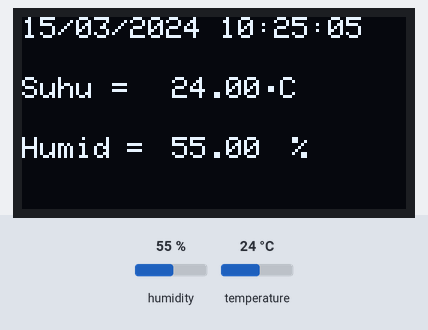
Simulated run of this sketch. Board: ESP32. Parts: 128×64 one-colour display. The inputs (shaded band) are chosen by the test bench; at power-on: humidity 55 %, temperature 24 °C. The local clock reads 2024-03-15 10:24:30 at power-on unless the sketch sets it; storage starts empty; what the sketch prints to the serial monitor is not drawn.

Above: at 15.4 s.
15.5 s: humidity set to 22 %
At 18.4 s:
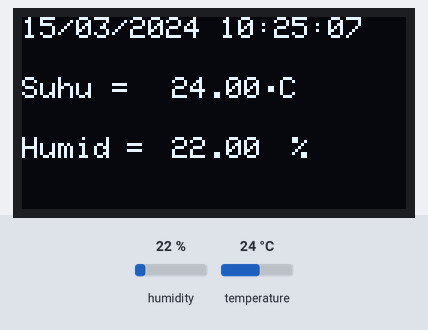
19.2 s: temperature set to 12 °C
At 20.8 s:
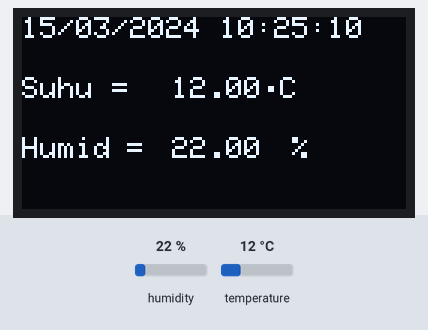
21.8 s: humidity set to 40 %
At 23.0 s:
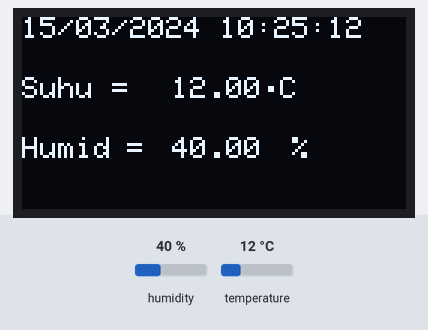
25.3 s: temperature set to 19 °C
At 27.9 s:
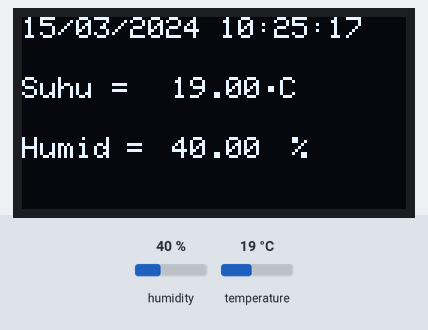
Timing chart, 0 to 29.4 s (numbered marks = the images above; inputs shaded):
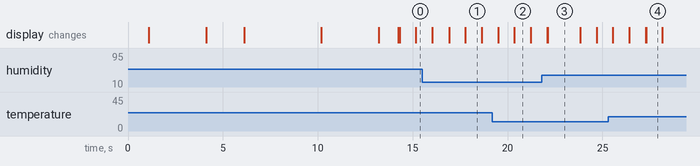

The sketch:

y.ino
```cpp
#include <SD.h>                //Library Micro SD
#include <FS.h>                //Library Micro SD
#include <Wire.h>              //Library komunikasi I2C
#include "RTClib.h"            //library RTC
#include "variabel.h"          //Variabel data tanggal
#include <Adafruit_GFX.h>      //Library mengelolah tampilan Oled
#include <Adafruit_SSD1306.h>  //Library mengelolah tampilan Oled
#include "DHT.h"               //Library sensor Dht 22

#define SCREEN_WIDTH 128                                                   //Panjang Oled
#define SCREEN_HEIGHT 64                                                   //Lebar Oled
#define OLED_RESET -1                                                      //pin reset untuk layar OLED
#define DHT21_PIN 33                                                       //Pin DHT 21
#define SCREEN_ADDRESS 0x3C                                                //Alamat komunikasi I2C
#define LOGO_HEIGHT 128                                                    //Ukuran panjang logo pada oled
#define LOGO_WIDTH 64                                                      //Ukuran Lebar logo pada oled
RTC_DS3231 rtc;                                                            //Objek RTC
File myFile;                                                               //Objek MICRO SD
DHT dht21(DHT21_PIN, DHT21);                                               //Inisiasi Objek DHT 21
Adafruit_SSD1306 display(SCREEN_WIDTH, SCREEN_HEIGHT, &Wire, OLED_RESET);  // mendefinisikan dimensi layar OLED (128x64 piksel)

void setup() {
  Serial.begin(115200);  //Memulai komunikasi Serial
  intOled();             //Menghubungkan ke oled
  logo();                //Menampilkan Logo pada oled
  intMicroSD();          //Menghubungkan Ke MicroSD
  intRtc();              //Menghubungkan ke RTC
  delay(1000);

  display.clearDisplay();               //Bersihkan Layar Oled
  display.setTextSize(1);               //Ukuran teks Pada Oled
  display.setTextColor(SSD1306_WHITE);  //Warna Pada Teks Oled

  ambilWaktu();                //Mengambil waktu
  tampilWaktu();               //Menampilkan waktu
  display.setCursor(0, 20);    //Atur posisi teks pada oled
  display.println(F("Suhu"));  //menampilkan SUHU
  display.setCursor(30, 20);   //Atur posisi teks pada oled
  display.println(F("="));     //menampilkan =
  display.setCursor(100, 20);  //Atur posisi Teks pada Oled
  display.println(F("°C"));    //menampilkan °C pada oled

  //display.setCursor(60, 20);
  //display.println(humi);

  display.setCursor(0, 40);     //Atur posisi teks pada oled
  display.println(F("Humid"));  //menampilkan Humid
  display.setCursor(35, 40);    //Atur posisi teks pada oled
  display.println(F("="));      //menampilkan =
  display.setCursor(100, 40);   //Atur posisi teks pada oled
  display.println(F("%"));      //menampilkan %
  display.display();            //Tampilkan semuanya
}

void loop() {
  // ambilWaktu();
  simpanDatawaktu();
  // ambilDatawaktu();
  sensorDHT();    //Membaca sensor DHT
  tampilWaktu();  //Menampilkan waktu
  tampilkanSuhu();
  delay(800);  //jeda 0,2 detik
}
```

Oled.ino
```cpp
//Memulai Komunikasi Pada Oled
void intOled() {
  if (!display.begin(SSD1306_SWITCHCAPVCC, SCREEN_ADDRESS)) {  //mencoba Komunikasi oled dan alamat I2C
    Serial.println(F("SSD1306 allocation failed"));            //Jika inisiasi gagal maka akan menampilkan
    for (;;)                                                   //tidak akan berlanjut lagi(oled terjebak disini)
      ;
  }
  display.clearDisplay();  //membersihkan oled
  delay(1000);             //jeda selama 1 detik
}

void tampilWaktu() {
  DateTime now = rtc.now() + TimeSpan(0, 0, 0, 20);  // Ambil waktu saat ini dari RTC
  display.fillRect(0, 0, 128, 10, BLACK);            //Membuat garis atas layar kosong,koordinat x=0, y=0 hingga lebar 128 pixel dan tinggi 10 pixel
  display.setTextSize(1);                            //Ukuran Teks pada oled
  display.setTextColor(SSD1306_WHITE);               //mengatur warna teks
  sprintf(tanggal, "%02d/%02d/%04d %02d:%02d:%02d",  //format tanggal (MM/DD/YYYY HH:MM:SS)
          now.day(), now.month(), now.year(),        // Nilai-nilai yang diambil dari objek datetime (now)
          now.hour(), now.minute(), now.second());   //
  display.setCursor(0, 0);                           // Atur posisi kursor text pada oled
  display.println(tanggal);                          //menampilkan tanggal pada oled
  display.display();                                 // Tampilkan semua di layar
}

void tampilkanSuhu() {
  float humi = dht21.readHumidity();                             // Membaca humidity
  float tempC = dht21.readTemperature();                         //Membaca Temperatur
  display.fillRect(50, 20, SCREEN_WIDTH, SCREEN_HEIGHT, BLACK);  //Membuat garis atas layar kosong
  display.setTextSize(1);                                        //Mengatur Posisi text
  display.setTextColor(WHITE);                                   //Mengatur warna text
// Display Temperature
  display.setCursor(50, 20);                                     //Atur posisi teks pada oled
  display.println(tempC);                                        //menampilkan SUHU
  display.setCursor(80, 20);                                     //Atur posisi Teks pada Oled
  display.write(248);                                            //Menampilkan karakter derajat
  display.println("C");                                          //Menampilkan C pada oled
  //display.println("°C");                                      //menampilkan °C pada oled
  // Display Humidity
  display.setCursor(50, 40);  //Atur posisi teks pada oled
  display.println(humi);      //menampilkan SUHU
  display.setCursor(90, 40);  //Atur posisi teks pada oled
  display.println(F("%"));    //menampilkan %
  display.display();          //Tampilkan semuanya
}

void logo() {
  display.begin(SSD1306_SWITCHCAPVCC, 0x3C);                   //Menginisialisasi layar OLED
  display.clearDisplay();                                      //Membersihkan tampilan oled
  display.drawBitmap((128 - 62) / 2, 0, myBitmap, 62, 64, 1);  //Menggambar bitmap dengan posisi ditengah
  display.display();                                           //Menampilkan semua pada oled
  delay(3000);                                                 //jeda selama 3detik
  display.clearDisplay();                                      //Membersihkan layar pada oled
  display.setTextSize(2);                                      //ukuran text pada oled
  display.setTextColor(SSD1306_WHITE);                         //Mengatur warna pada teks
  display.setCursor(0, 0);                                     //atur posisi pada oled
  display.println(F("DATA LOGER"));                            //tampilkan
  display.display();                                           //Menampilkan semua pada oled
  delay(2000);                                                 //jeda selama 3detik
  display.clearDisplay();                                      //Membersihkan layar pada oled
  display.setTextSize(2);                                      //ukuran text pada oled
  display.setCursor(30, 10);                                   //atur posisi pada oled
  display.println(F("HEAT"));                                  //tampilkan
  display.setCursor(20, 30);                                   //atur posisi pada oled
  display.println(F("HUNTER"));                                //tampilkan
  display.display();                                           //menampilkan pada oled
  delay(2000);                                                 //jeda selama 2 detik
}
```

SensorDHT.ino
```cpp
void sensorDHT() {
  dht21.begin();                          // menginisialisasi sensor DHT21
  float humi = dht21.readHumidity();      // membaca nilai kelembapan dari sensor
  float tempC = dht21.readTemperature();  // membaca suhu dari sensor dalam derajat Celsius
  //memeriksa apakah pembacaan kelembapan atau suhu menghasilkan nilai
  if (isnan(humi) || isnan(tempC)) {
    Serial.println("Failed to read from DHT21 sensor!");  //satu dari pembacaan gagal maka akan mencetak di serial monitor
  } else {
    Serial.print("DHT21# Humidity: "); //Menampilkan kelembapan pada serial monitor
    Serial.print(humi);                //Menampilkan nilai dari kelembapan
    Serial.print("%");                 //Menampilkan persen
    Serial.print("  |  ");             //memberi garis tengah atau pemisah
    Serial.print("Temperature: ");     //Menampilkan suhu pada serial monitor
    Serial.print(tempC);               //Menampilkan nilai dari suhu
    Serial.print("°C");                //Menampilkan derajat dan celcius
  }
}
```

microSD.ino
```cpp
void intMicroSD() {
  while (!Serial) {  //Tunggu hingga koneksi Serial Monitor
    ;
  }
  Serial.print("Initializing SD card...");     //Mencetak pesan ke Serial Monitor
  if (!SD.begin(5)) {                          //Mencoba menginisialisasi kartu SD pada pin 5
    Serial.println("initialization failed!");  //Jika inisialisasi gagal, cetak pesan kesalahan
    while (1)
      ;  //Masuk ke loop tak terhingga untuk menghentikan eksekusi program
  }
  Serial.println("initialization done.");  //Jika inisialisasi berhasil, cetak pesan bahwa inisialisasi selesai

  display.clearDisplay();               //Membersihkan Layar OLED
  display.setTextSize(1);               //Ukuran Teks pada OLED
  display.setTextColor(SSD1306_WHITE);  //Warna text pada OLED
  display.setCursor(0, 0);              //Posisi Teks pada OLED
  display.println(F("MICRO SD AMAN"));  //Menampilkan Micro sd aman pada OLED
  display.setTextSize(2);               //Ukuran Teks pada OLED
  display.setCursor(0, 20);              //Posisi Teks pada OLED
  display.println(F("NAMA"));
  display.setCursor(20, 40);              //Posisi Teks pada OLED
  display.println(F("KELOMPOK:"));
  delay(2000);
  display.display();  //Menampilkan pada oled
}

void simpanDatawaktu() {
  //nama dari microSD
  myFile = SD.open("/waktu.txt", FILE_APPEND);  //(tidak akan menimpa file yang sudah ada)
  if (myFile) {
    float humi = dht21.readHumidity();                 // membaca nilai kelembapan dari sensor
    float tempC = dht21.readTemperature();             // membaca suhu dari sensor dalam derajat Celsius
    DateTime now = rtc.now() + TimeSpan(0, 0, 0, 20);  //mengambil waktu secara realtime
    sprintf(tanggal, "%02d/%02d/%04d %02d:%02d:%02d",  //format tanggal (MM/DD/YYYY HH:MM:SS)
            now.day(), now.month(), now.year(),        // Nilai-nilai yang diambil dari objek datetime (now)
            now.hour(), now.minute(), now.second());
    myFile.print(tanggal);             //simpan tanggal yang sudah di set ke dalam micro sd
    myFile.print(", Suhu: ");          //simpan suhu ke dalam micro sd
    myFile.print(tempC);               //simpan nilai suhu yang sudah di dapatkan ke dalam micro sd
    myFile.print(" C, Kelembapan: ");  //simpan kelembapan ke dalam micro sd
    myFile.println(humi);              //simpan nilai kelembapan ke dalam micro sd
    myFile.close();                    // Mengakhiri proses penulisan ke file kartu SD
    } else {
    // if the file didn't open, print an error:
    Serial.println("gagal membuka waktu.txt");  //jika microsd gagal maka akan menampilkan
  }
}
```

waktu.ino
```cpp
void intRtc() {                               //Fungsi Untuk RTC
  display.clearDisplay();                     //Membersihkan Layar OLED
  display.setTextSize(1);                     //Ukuran Teks pada OLED
  display.setTextColor(SSD1306_WHITE);        //Warna text pada OLED
  display.setCursor(0, 0);                    //Posisi Teks pada OLED
  display.println(F("RTC OKE"));              //Menampilkan init RTC pada OLED
  display.setCursor(0, 20);                   //Atur posisi teks pada oled
  display.println(F("Yohannes E Nadeak"));    //menampilkan SUHU
  display.setCursor(0, 35);                   //Atur posisi teks pada oled
  display.println(F("Yunisa Wessy Riauna"));  //menampilkan =
  display.setCursor(0, 50);                   //Atur posisi Teks pada Oled
  display.println(F("Muhammad Al Jazairi"));  //menampilkan °C pada oled
  delay(3000);                                //jeda 3 detik
  display.display();                          //Menampilkan Semua pada OLED

  if (!rtc.begin()) {                       //Jika RTC tidak terbaca
    Serial.println("RTC tidak ditemukan");  //Menampilkan RTC tdk ditemukan Pada OLED
    Serial.flush();                         //mengosongkan data yang tersisa di buffer serial.
    display.setCursor(0, 20);               //mengatur posisis teks
    display.println(F("RTC ERROR"));        //Menampilkan RTC eror pada OLED
    display.display();                      //Menampilkan Pada Oled
    while (1) delay(100);                   //Menghentikan oprasi lain (hanya melakukan oprasi pada diri sendiri)
  }
}
void ambilWaktu() {                                  //mengambil waktu dari RTC
  DateTime now = rtc.now() + TimeSpan(0, 0, 0, 20);  //mengambil waktu secara realtime
  sprintf(tanggal, "%02d/%02d/%04d %02d:%02d:%02d",  //format tanggal (MM/DD/YYYY HH:MM:SS)
          now.day(), now.month(), now.year(),        // Nilai-nilai yang diambil dari objek datetime (now)
          now.hour(), now.minute(), now.second());   //
  Serial.println(tanggal);                           //Menampilkan tanggal pada serial monitor
}
```

Source omitted: variabel.h (data table, 3275 bytes)

Measured:
- what the display in image 1 shows lasts 0.8 s, from 17.8 s to 18.6 s
- what the display in image 4 shows lasts 0.8 s, from 27.3 s to 28.1 s
